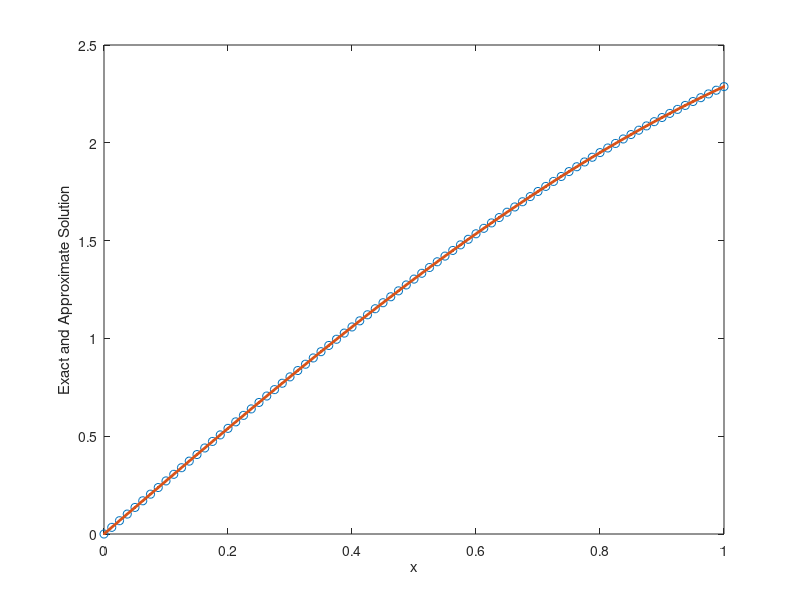

This figure's MATLAB source:
%=========================================================
% 1D Heat Problem:  u_t - u_xx = f  on (0,1)x(0,1)
% CN finite difference method
%=========================================================
clear
clc
close all
%% Exact solution and source term
u = @(x,t) exp(t).*sin(x);
f = @(x,t) 2.*exp(t).*sin(x);
%%
a = 0;
b = 1;
h = 1/80;
N = (b-a)/h;
t0 = 0;
T = 1;
dt = 1e-2;
M = (T-t0)/dt;
s = dt/(2*h^2);
x = (a:h:b)';
t = (t0:dt:T)';
%% Initial condition
U = u(x(2:end-1),0);
%% Define diagonals as columns in a matrix
main_diag = ones(N-1, 1) * (1+2*s);         
super_diag = ones(N-1, 1) * (-s);   
sub_diag = ones(N-1, 1) * (-s);    
A = spdiags([sub_diag, main_diag, super_diag], [-1, 0, 1], N-1, N-1);

main_diag = ones(N-1, 1) * (1-2*s);         
super_diag = ones(N-1, 1) * (s);   
sub_diag = ones(N-1, 1) * (s);    
B = spdiags([sub_diag, main_diag, super_diag], [-1, 0, 1], N-1, N-1);
%% Time loop
for n=1:M
    n*dt
    F = B*U + dt*f(x(2:end-1),(n-0.5)*dt);
    F(1)   = F(1)   + s*u(a,n*dt) + s*u(a,(n-1)*dt);
    F(end) = F(end) + s*u(b,n*dt) + s*u(b,(n-1)*dt);
    U = A\F;
end
norm(U-u(x(2:end-1),T),inf)
plot(x,[u(a,T);U;u(b,T)],'o',x,u(x,T),'.-','LineWidth',2)
xlabel('x')
ylabel('Exact and Approximate Solution')
